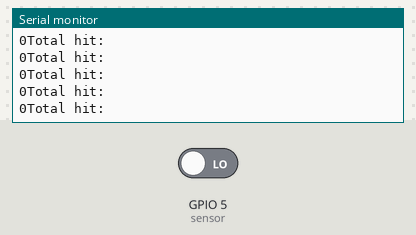
Bench run of a sketch on a simulated ESP8266 (NodeMCU). Shown: the last lines printed to the serial monitor. The test bench sets the inputs (shaded band); at power-on: GPIO 5 (sensor) LOW. WiFi joins after 1.5 s; servers stay silent unless stated.

Above: at 2.7 s.
2.8 s: GPIO 5 (sensor) driven HIGH
At 4.2 s:
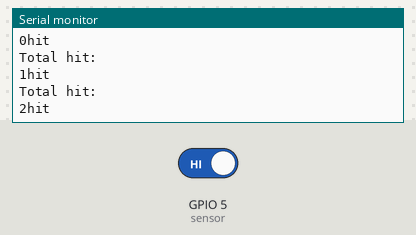
4.8 s: GPIO 5 (sensor) driven LOW
At 5.9 s:
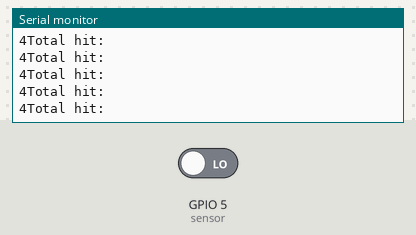
Timing chart, 0 to 6.3 s (numbered marks = the images above; inputs shaded):
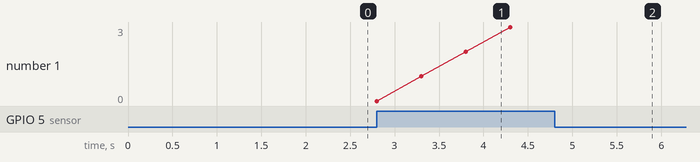

The sketch:

BasicHttpClient.ino
```cpp
#include <ESP8266WiFi.h>
#include <ESP8266WiFiMulti.h>
#include <WiFiClient.h>

const char* ssid="nahidwifi";
const char* password = "11712135";

#define sensor 5
unsigned long mytime;
int c=0;
void setup()
{
     Serial.begin(115200);
     pinMode(sensor,INPUT);

      WiFi.begin(ssid,password);
  while( WiFi.status() != WL_CONNECTED ){
      delay(500);
      Serial.print(".");
  }
      Serial.println("Wifi Connected Success!");
      Serial.println(WiFi.localIP() );
      Serial.print("Connecting");
      Serial.print("Wifi connecting to ");
      Serial.println( ssid );

  }

void loop()
{
  mytime = millis();
  if(mytime < 100000){
       bool value = digitalRead(sensor);
       if (value == 1){
        Serial.println("hit");
        c++;
        delay(500);

       }
  }
  Serial.println("Total hit:");
  Serial.print(c);
}
```

Measured:
- after the input at 2.8 s, the serial monitor: prints a new line at once (image 1)
- after the input at 4.8 s, the serial monitor: prints a new line at once (image 2)
